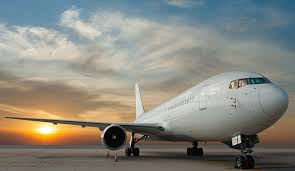
#> input picture OpenCV/#01 basics/images/airplan.jpeg, 295 x 171 px
$ python p5_draw.py
#> lines starting #> are read from the running program, lines starting #| are printed output that depends on the picture
import cv2 as cv
import numpy as np

#--- blue squer insid dark window or img
blank = np.zeros((500,500,3), dtype='uint8')
# cv.imshow('Blank',blank)
blank[200:300,300:400] = 255,0,0
# cv.imshow('blue',blank)
#--- img
img = cv.imread('images/airplan.jpeg')
#> img is the input picture: shape (171, 295, 3); mean B, G, R 126.6, 136, 137.2
# cv.imshow('airplan',img)

#create rectangle
cv.rectangle(blank, (0,0),(blank.shape[1]//2,blank.shape[0]//2), (0,255,0),thickness=1 )
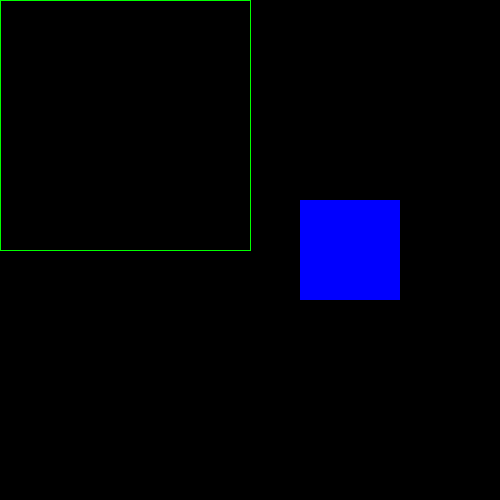
#> blank: shape (500, 500, 3); mean of channels 0, 1, 2 10.2, 1, 0; drawn as B, G, R
#? note :'''negative thickness will fill the obj with the color color'''
#create circle
cv.circle(blank,(blank.shape[1]//2,blank.shape[0]//2),50,(255,0,255),-1)
# create line
cv.line(blank, (0,0),(blank.shape[1]//2,blank.shape[0]//2), (255,255,255),thickness=1 )

# create image
cv.putText(blank,"Zobair",(100,100),cv.FONT_HERSHEY_TRIPLEX,1,(255,255,0),1)
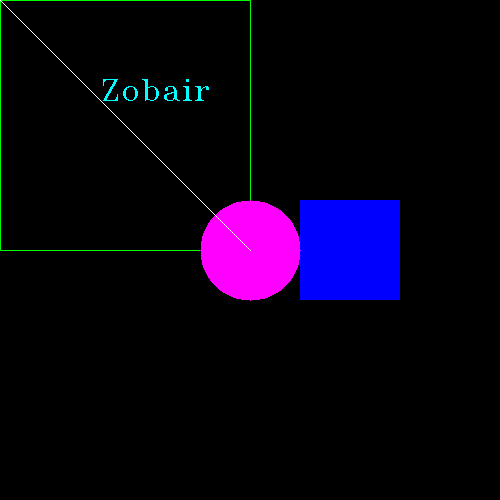
#> blank: shape (500, 500, 3); mean of channels 0, 1, 2 19, 1.7, 8.2; drawn as B, G, R
# show finnl image
cv.imshow("draw",blank)
cv.waitKey(0)
